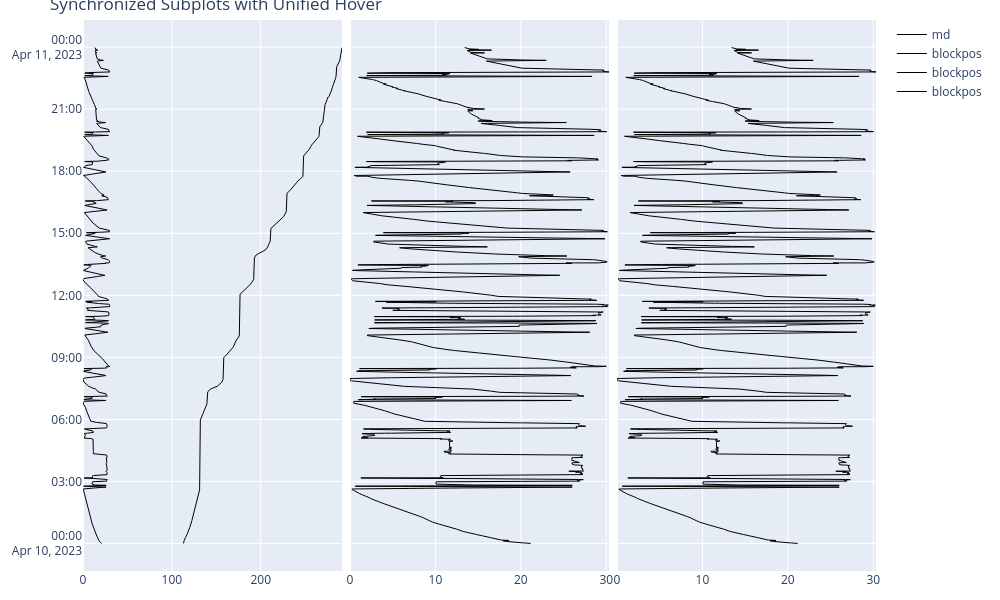

The notebook cell saved with this chart:
### Code cell
create_plotly_subplots(RTSensor_DF, PlotParams)

### Figure 1 — Plotly figure (JSON) as saved in the notebook; plotly's stock layout.template omitted (floating-point values rounded to 4 significant figures; data arrays with more than 128 entries replaced by an {"elided": "..."} marker saying what was removed)
{"data": [{"line": {"color": "#000000", "width": 1}, "mode": "lines", "name": "md", "type": "scatter", "x": {"elided": "17267 float values"}, "xaxis": "x", "y": {"elided": "17267 str values"}, "yaxis": "y"}, {"line": {"color": "#000000", "width": 1}, "mode": "lines", "name": "blockpos", "type": "scatter", "x": {"elided": "17267 float values"}, "xaxis": "x", "y": {"elided": "17267 str values"}, "yaxis": "y"}, {"line": {"color": "#000000", "width": 1}, "mode": "lines", "name": "blockpos", "type": "scatter", "x": {"elided": "17267 float values"}, "xaxis": "x2", "y": {"elided": "17267 str values"}, "yaxis": "y2"}, {"line": {"color": "#000000", "width": 1}, "mode": "lines", "name": "blockpos", "type": "scatter", "x": {"elided": "17267 float values"}, "xaxis": "x3", "y": {"elided": "17267 str values"}, "yaxis": "y3"}], "layout": {"height": 600, "hovermode": "y unified", "margin": {"b": 20, "l": 20, "r": 20, "t": 20}, "title": {"text": "Synchronized Subplots with Unified Hover"}, "width": 1000, "xaxis": {"anchor": "y", "domain": [0, 0.3267]}, "xaxis2": {"anchor": "y2", "domain": [0.3367, 0.6633]}, "xaxis3": {"anchor": "y3", "domain": [0.6733, 1]}, "yaxis": {"anchor": "x", "domain": [0, 1]}, "yaxis2": {"anchor": "x2", "domain": [0, 1], "matches": "y", "showticklabels": false}, "yaxis3": {"anchor": "x3", "domain": [0, 1], "matches": "y", "showticklabels": false}}}
